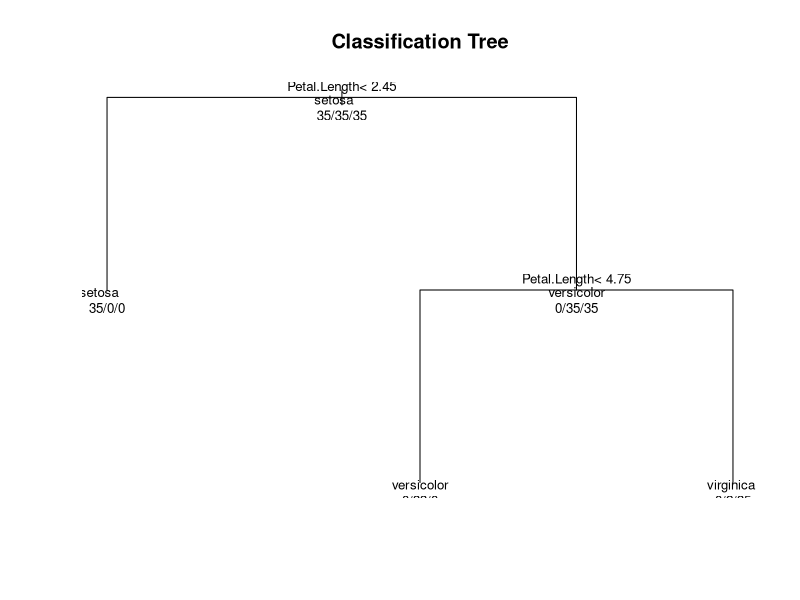

The R script that drew this image:
# ================================================
# DECISION TREE EXAMPLES
# Date: 2015-11-22
# Author: Siyu Sun
# Reference: Practical Machine Learning (coursera)
# ================================================

library(ggplot2)
library(caret)
data(iris)  # 150 obs x 5 var, 3 species to be predicted
table(iris$Species)

inTrain <- createDataPartition(iris$Species, p=0.7, list=F)
training <- iris[inTrain, ]
testing <- iris[-inTrain, ]
modFit <- train(Species ~ ., method = "rpart", data = training)
print(modFit$finalModel)  # to see the nodes and splits
prediction <- predict(modFit, newdata = testing)

# Plot of Classification Tree
plot(modFit$finalModel, uniform = T, main = "Classification Tree")
text(modFit$finalModel, use.n = T, all = T, cex = 0.8)
# library(rattle)
# fancyRpartPlot(modFit$finalModel)
